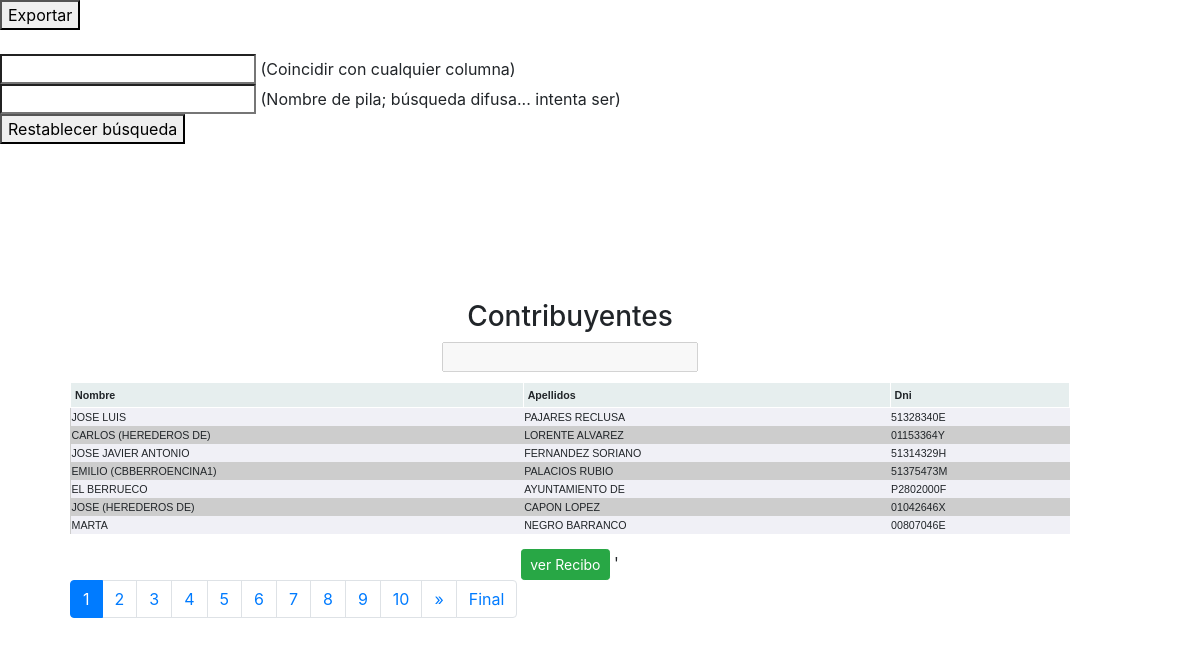
The page / on the database its author committed.
### tables this page shows
CREATE TABLE IF NOT EXISTS `w_contribuyentes` (
  `ContribuyenteID` int(11) NOT NULL AUTO_INCREMENT,
  `ContribuyenteClave` varchar(10) DEFAULT NULL,
  `Apellidos` varchar(50) DEFAULT NULL,
  `Nombre` varchar(30) DEFAULT NULL,
  `Dni` varchar(11) DEFAULT NULL,
  `ViaF` varchar(70) DEFAULT NULL,
  `Edificio` varchar(30) DEFAULT NULL,
  `CP_Poblacion` varchar(56) DEFAULT NULL,
  `Provincia` varchar(50) DEFAULT NULL,
  `Telefono` varchar(20) DEFAULT NULL,
  `EMail` varchar(50) DEFAULT NULL,
  PRIMARY KEY (`ContribuyenteID`),
  KEY `ContribuyenteClave` (`ContribuyenteClave`)
);

### controller/pagination-controller.php (called while the page is built, shortened)
<?php
require_once "model/pagination-model.php";
class Pagination
{
	private static $page;
	private static $range;
	private static $section_size;
	private static $pagination_model;
	public static function config($page, $range, $table, $custom_select = null, $section_size = 5)
	{
		self::$page = (string)($page);
		self::$range = $range;
		self::$section_size = $section_size;
		if ($custom_select == null && $table != null)
		{
			self::$pagination_model = new PaginationModel($table);
		}
		else
		{
			self::$pagination_model = new PaginationModel($custom_select, true);
		}
	}
	public static function show_rows($order_by, $sort = "ASC")
	{
		$page = self::$page;
		$range = self::$range;
		$pagination_model = self::$pagination_model;
		$start = ($page - 1) * $range;
		$rows = $pagination_model->get_rows($start, $range, $order_by, $sort);
		$names = $pagination_model->get_columns_names();
		$result = array(array());
		if ($rows != null)
		{
			for ($i = 0; $i < count($rows); $i++)
			{
				for ($j = 0; $j < count($names); $j++)
				{
					$result[$i][$names[$j]] = $rows[$i][$j];
				}
			}
		}
		else
		{
			for ($j = 0; $j < count($names); $j++)
			{
				$result[0][$names[$j]] = "Error: vacío";
			}
		}
		return $result;
	}
	public static function data()
	{
		$page = self::$page;
		$range = self::$range;
		$section_size = self::$section_size;
		$pagination_model = self::$pagination_model;
		$actual_section = 1;
		$total_rows = $pagination_model->length();
		$total_pages = ceil($total_rows / $range);
		$total_sections = ceil($total_pages / $section_size);
		$section_count = $section_size;
		$error = false;
		$section_end = $actual_section * $section_size;
		$section_start = ($section_end - $section_size) + 1;
		$pagination_data = array();
		$pagination_data["error"] = $error;
		$pagination_data["previous"] = $page - 1;
		$pagination_data["next"] = $page + 1;
		$pagination_data["this-page"] = $page;
		$pagination_data["total-pages"] = $total_pages;
		$pagination_data["section-start"] = $section_start;
		$pagination_data["section-end"] = $section_end;
		$pagination_data["actual-section"] = $actual_section;
		$pagination_data["total-sections"] = $total_sections;
		return $pagination_data;
	}
}
?>

### model/pagination-model.php (called while the page is built, shortened)
<?php
require_once 'db/conection.php';
class PaginationModel extends Conection
{
	private $query;
	public function __construct($query, $custom = false)
	{
		if ($custom)
		{
			$this->query = $query;
		}
		else
		{
			$this->query = "SELECT * FROM " . addslashes($query);
		}
	}
	public function get_rows($start, $range, $order_by, $sort)
	{
		try
		{
			$query = $this->query
				 . " ORDER BY "
				 . addslashes($order_by) . " "
				 . addslashes($sort)
				 . " LIMIT :START, :RANGE";
			$query = $this->conection->prepare($query);
			$query->bindParam(":START", $start, PDO::PARAM_INT);
			$query->bindParam(":RANGE", $range, PDO::PARAM_INT);
			$query->execute();
			$rows = $query->fetchAll(PDO::FETCH_NUM);
			return $rows;
		}
		catch (Exception $ex)
		{
			return null;
		}
	}
	public function get_columns_names()
	{
		try
		{
			$query = $this->query;
			$query = $this->conection->query($query);
			$columns = $query->columnCount();
			$result = array();
			for ($i = 0; $i < $columns; $i++)
			{
				$column_info = $query->getColumnMeta($i);
				$result[] = $column_info["name"];
			}
			return $result;
		}
		catch (Exception $e)
		{
			return null;
		}
	}
	public function length()
	{
		try
		{
			$query = $this->query;
			$query = $this->conection->query($query);
			$rows = $query->fetchAll(PDO::FETCH_NUM);
			return count($rows);
		}
		catch (Exception $e)
		{
			return null;
		}
	}
}
?>

### db/conection.php (called while the page is built, shortened)
<?php
class Conection
{
	function __construct()
	{
		$user = "root";
		$password = "nayita64";
		$db_name = "lacabrera";
		$host = "localhost";
		$conection_info = "mysql:host=$host;dbname=$db_name";
		try
		{
		    $this->conection = new PDO($conection_info, $user, $password);
		}
		catch (Exception $ex)
		{
		    echo "Ocurrió un error. Detalles: " . $ex->getMessage();
		    exit();
		}
	}
}
?>

### index.php (the view, shortened to what this page needs)
<?php require_once "controller/pagination-controller.php"; ?>
<?php $data = Pagination::data(); ?>
<!DOCTYPE html>
<html lang="es">
<head>
<link rel="stylesheet" href="https://cdn.jsdelivr.net/npm/bootstrap@4.1.3/dist/css/bootstrap.min.css">
<link rel="stylesheet" href="./css/bootstrap.min.css">
  <link rel="stylesheet" href="./themes/blue/style.css" type="text/css" media="print, projection, screen" />
	<link rel='stylesheet' href='https://mottie.github.io/tablesorter/css/theme.default.css'>
<link rel='stylesheet' href='https://cdnjs.cloudflare.com/ajax/libs/font-awesome/4.7.0/css/font-awesome.min.css'>
<link rel='stylesheet' href='https://mottie.github.io/tablesorter/css/theme.bootstrap.css'>
<link rel="stylesheet" type="text/css" href="https://cdn.datatables.net/select/1.7.0/css/select.dataTables.min.css">
</head>
<body>
<button id="btnExportar">Exportar</button>
        <br>
        <br>
<input class="search" type="search" data-column="all"> (Coincidir con cualquier columna)<br>
<input class="search" type="search" data-column="1"> (Nombre de pila; búsqueda difusa... intenta ser)<br>
<button type="button" class="reset">Restablecer búsqueda</button>
<div align="center" style="position: absolute; bottom: 0; width:1000px; height: 500px;background-repeat: no-repeat; left: 70px">
  <h3 class="title-table">Contribuyentes</h3>
  <table id="myTable" class="tablesorter">
    <thead>
      <tr class="table-primary">
        <th>Nombre</th>
        <th>Apellidos</th>
        <th>Dni</th>
      </tr>
    </thead>
    <tbody>
      <?php foreach (Pagination::show_rows("ContribuyenteClave") as $row): ?>
      <tr>
        <td><?php echo $row["Nombre"]; ?></td>
        <td><?php echo $row["Apellidos"]; ?></td>
        <td><?php echo $row["Dni"]; ?></td>
      </tr>
      <?php endforeach; ?>
    </tbody>
	<input type="text" id="nombre3" name="nombre3" disabled >
  </table>
 <td  align="right">
        <button class="btn btn-success btn-sm" onclick="verDetalle(document.getElementById('nombre3').value)">ver Recibo</button>
              </td>
       </tr>'
  <nav aria-label="Page navigation example">
    <ul class="pagination">
      <?php for ($i = $data["section-start"]; $i <= $data["section-end"]; $i++): ?>
      <?php $active = ($i == $data["this-page"]) ? "active" : ""; ?>
      <li class="page-item <?php echo $active; ?>"> <a class="page-link" href="index.php?page=<?php echo $i; ?>"> <?php echo $i; ?> </a> </li>
      <?php endfor; ?>
      <?php if ($data["actual-section"] != $data["total-sections"]): ?>
      <li class="page-item"><a class="page-link" href="index.php?page=<?php echo $data['next']; ?>">&raquo;</a></li>
      <li class="page-item"><a class="page-link" href="index.php?page=<?php echo $data['total-pages']; ?>">Final</a></li>
      <?php endif; ?>
    </ul>
  </nav>
</body>
</html>

### themes/blue/style.css (style rules this page uses)
table.tablesorter { font-family:arial; background-color: #CDCDCD; margin:10px 0pt 15px; font-size: 8pt; width: 100%; text-align: left; }
table.tablesorter thead tr th, table.tablesorter tfoot tr th { background-color: #e6EEEE; border: 1px solid #FFF; font-size: 8pt; padding: 4px; }
table.tablesorter tbody tr.odd td { background-color:#F0F0F6; }

### rows shown on the page
w_contribuyentes: Nombre "JOSE LUIS", Apellidos "PAJARES RECLUSA", Dni "51328340E"
w_contribuyentes: Nombre "CARLOS (HEREDEROS DE)", Apellidos "LORENTE ALVAREZ", Dni "01153364Y"
w_contribuyentes: Nombre "JOSE JAVIER ANTONIO", Apellidos "FERNANDEZ SORIANO", Dni "51314329H"
w_contribuyentes: Nombre "EMILIO (CBBERROENCINA1)", Apellidos "PALACIOS RUBIO", Dni "51375473M"
w_contribuyentes: Nombre "EL BERRUECO", Apellidos "AYUNTAMIENTO DE", Dni "P2802000F"
w_contribuyentes: Nombre "JOSE (HEREDEROS DE)", Apellidos "CAPON LOPEZ", Dni "01042646X"
w_contribuyentes: Nombre "MARTA", Apellidos "NEGRO BARRANCO", Dni "00807046E"
